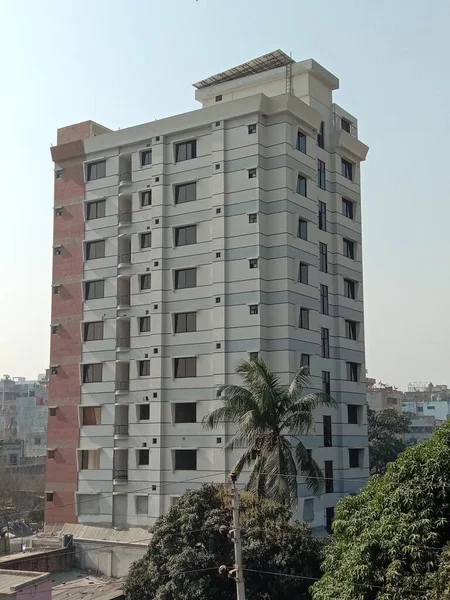
#> input picture Day-3/city.jpg, 450 x 600 px; the run also reads 1 picture not shown here
$ python bulding2.py
#> lines starting #> are read from the running program, lines starting #| are printed output that depends on the picture
import cv2
import matplotlib.pyplot as plt

img1 = cv2.imread('city.jpg')
#> img1 is the input picture: shape (600, 450, 3); mean B, G, R 138.1, 140.9, 135.8
img2 = cv2.imread('city1.jpg')

#ORB Keypoint Extractor
orb = cv2.ORB_create()
kp1, des1 = orb.detectAndCompute(img1,None)
#> kp1 = 500 keypoints; strongest (x, y, size): (230, 531, 31), (156, 350, 31), (232, 533, 31), (157, 263, 31)
kp2, des2 = orb.detectAndCompute(img2,None)
#> kp2 has the same summary as kp1

Brute_force = cv2.BFMatcher(cv2.NORM_HAMMING, crossCheck=True)
matches = Brute_force.match(des1, des2)
#> matches = 500 matches

matches = sorted(matches, key=lambda x: x.distance)

result = cv2.drawMatches(img1, kp1, img2, kp2, matches[:30],None,flags=2)
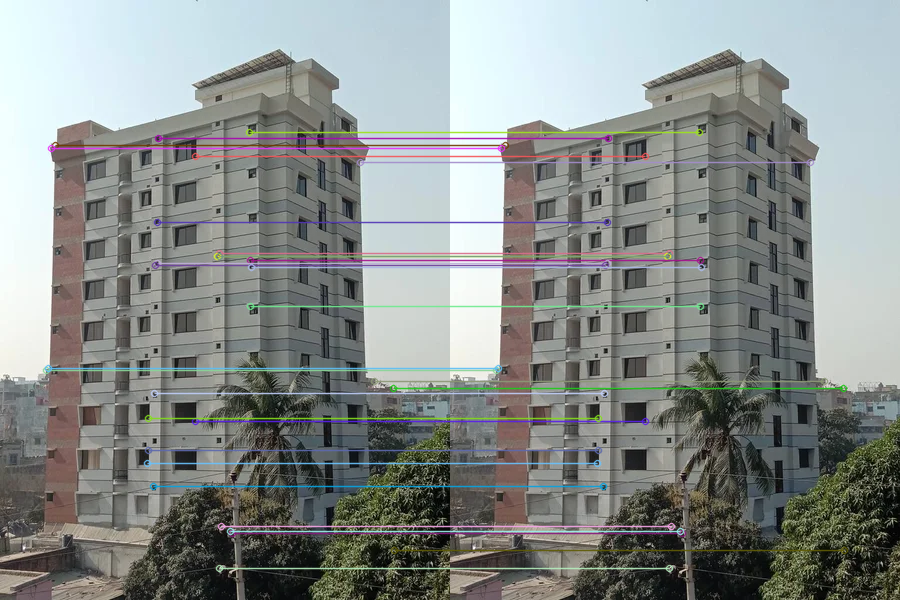
#> result: shape (600, 900, 3); mean B, G, R 139.3, 141.4, 136.5
plt.imshow(cv2.cvtColor(result,cv2.COLOR_BGR2RGB))
plt.show()
